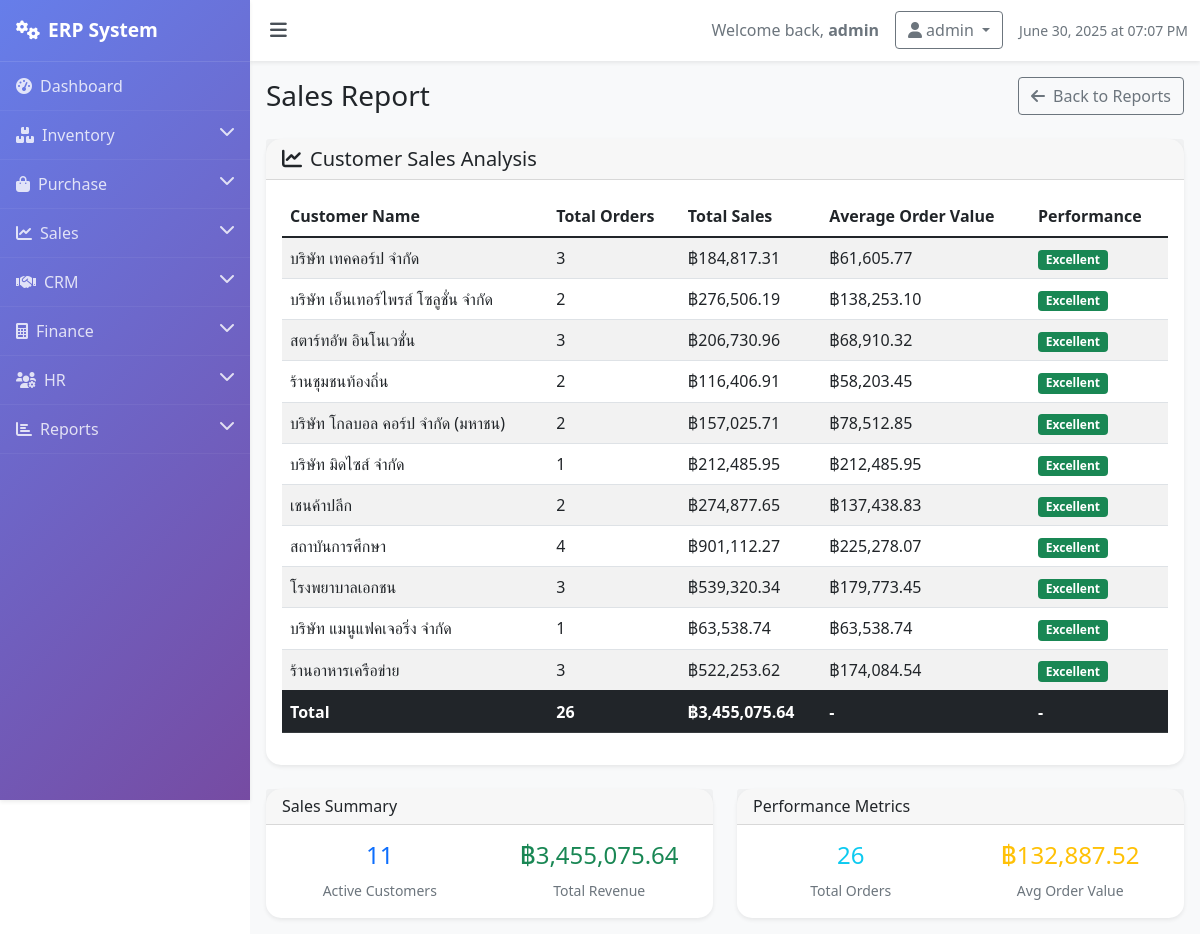
The page /reports/sales (signed in) on the database its author committed.
### models.py (models this page shows, shortened)
class Customer(db.Model):
    id = db.Column(db.Integer, primary_key=True)
    name = db.Column(db.String(100), nullable=False)
    email = db.Column(db.String(120), unique=True, nullable=False)
    phone = db.Column(db.String(20))
    address = db.Column(db.Text)
    customer_type = db.Column(db.String(20), default='regular')
    credit_limit = db.Column(db.Float, default=0.0)
    created_at = db.Column(db.DateTime, default=lambda: datetime.now(timezone.utc))
    sales_orders = db.relationship('SalesOrder', backref='customer', lazy=True)

### routes.py (the view)
    @app.route('/reports/sales')
    def sales_report():
        if 'user_id' not in session:
            return redirect(url_for('login'))
        sales_data = db.session.query(
            Customer.name,
            db.func.count(SalesOrder.id).label('order_count'),
            db.func.sum(SalesOrder.total_amount).label('total_sales')
        ).join(SalesOrder).group_by(Customer.id).all()
        total_revenue = sum(row[2] or 0 for row in sales_data)
        total_orders = sum(row[1] or 0 for row in sales_data)
        active_customers = len(sales_data)
        average_order_value = total_revenue / total_orders if total_orders > 0 else 0
        return render_template('reports/sales_report.html',
                             sales_data=sales_data,
                             total_revenue=total_revenue,
                             total_orders=total_orders,
                             active_customers=active_customers,
                             average_order_value=average_order_value)

### templates/reports/sales_report.html (shortened to what this page needs)
{% extends "base.html" %}
{% block content %}
<div class="d-flex justify-content-between align-items-center mb-4">
    <h1 class="h3 mb-0">Sales Report</h1>
    <a href="{{ url_for('reports') }}" class="btn btn-outline-secondary">
        <i class="fas fa-arrow-left me-2"></i>Back to Reports
    </a>
</div>
<div class="row mb-4">
    <div class="col-md-12">
        <div class="card">
            <div class="card-header">
                <h5 class="mb-0"><i class="fas fa-chart-line me-2"></i>Customer Sales Analysis</h5>
            </div>
            <div class="card-body">
                {% if sales_data %}
                <div class="table-responsive">
                    <table class="table table-striped">
                        <thead>
                            <tr>
                                <th>Customer Name</th>
                                <th>Total Orders</th>
                                <th>Total Sales</th>
                                <th>Average Order Value</th>
                                <th>Performance</th>
                            </tr>
                        </thead>
                        <tbody>
                            {% for data in sales_data %}
                            <tr>
                                <td>{{ data[0] }}</td>
                                <td>{{ data[1] }}</td>
                                <td>฿{{ "{:,.2f}".format(data[2] or 0) }}</td>
                                <td>฿{{ "{:,.2f}".format((data[2] or 0) / (data[1] if data[1] > 0 else 1)) }}</td>
                                <td>
                                    {% set total = data[2] or 0 %}
                                    {% if total > 5000 %}
                                        <span class="badge bg-success">Excellent</span>
                                    {% elif total > 2000 %}
                                        <span class="badge bg-info">Good</span>
                                    {% elif total > 500 %}
                                        <span class="badge bg-warning">Average</span>
                                    {% else %}
                                        <span class="badge bg-secondary">Low</span>
                                    {% endif %}
                                </td>
                            </tr>
                            {% endfor %}
                        </tbody>
                        <tfoot>
                            <tr class="table-dark">
                                <th>Total</th>
                                <th>{{ sales_data|sum(attribute=1) }}</th>
                                <th>฿{{ "{:,.2f}".format(sales_data|sum(attribute=2) or 0) }}</th>
                                <th>-</th>
                                <th>-</th>
                            </tr>
                        </tfoot>
                    </table>
                </div>
                {% else %}
                <div class="text-center py-4">
                    <i class="fas fa-chart-line fa-3x text-muted mb-3"></i>
                    <p class="text-muted">No sales data available. Create some sales orders to see the report.</p>
                    <a href="{{ url_for('add_sales_order') }}" class="btn btn-primary">Create Sales Order</a>
                </div>
                {% endif %}
            </div>
        </div>
    </div>
</div>
{% if sales_data %}
<div class="row">
    <div class="col-md-6">
        <div class="card">
            <div class="card-header">
                <h6 class="mb-0">Sales Summary</h6>
            </div>
            <div class="card-body">
                <div class="row">
                    <div class="col-6">
                        <div class="text-center">
                            <h4 class="text-primary">{{ active_customers }}</h4>
                            <small class="text-muted">Active Customers</small>
                        </div>
                    </div>
                    <div class="col-6">
                        <div class="text-center">
                            <h4 class="text-success">฿{{ "{:,.2f}".format(total_revenue or 0) }}</h4>
                            <small class="text-muted">Total Revenue</small>
                        </div>
                    </div>
                </div>
            </div>
        </div>
    </div>
    <div class="col-md-6">
        <div class="card">
            <div class="card-header">
                <h6 class="mb-0">Performance Metrics</h6>
            </div>
            <div class="card-body">
                <div class="row">
                    <div class="col-6">
                        <div class="text-center">
                            <h4 class="text-info">{{ total_orders }}</h4>
                            <small class="text-muted">Total Orders</small>
                        </div>
                    </div>
                    <div class="col-6">
                        <div class="text-center">
                            <h4 class="text-warning">฿{{ "{:,.2f}".format(average_order_value or 0) }}</h4>
                            <small class="text-muted">Avg Order Value</small>
                        </div>
                    </div>
                </div>
            </div>
        </div>
    </div>
</div>
{% endif %}
{% endblock %}

### templates/base.html (style rules this page uses)
body { overflow-x: hidden; }
.card { border: none; border-radius: 15px; box-shadow: 0 0.125rem 0.25rem rgba(0, 0, 0, 0.075); transition: transform 0.2s; }

### rows shown on the page
Customer: name "บริษัท เทคคอร์ป จำกัด", data "3", data "184,817.31", value "61,605.77"
Customer: name "บริษัท เอ็นเทอร์ไพรส์ โซลูชั่น จำกัด", data "2", data "276,506.19", value "138,253.10"
Customer: name "สตาร์ทอัพ อินโนเวชั่น", data "3", data "206,730.96", value "68,910.32"
Customer: name "ร้านชุมชนท้องถิ่น", data "2", data "116,406.91", value "58,203.45"
Customer: name "บริษัท โกลบอล คอร์ป จำกัด (มหาชน)", data "2", data "157,025.71", value "78,512.85"
Customer: name "บริษัท มิดไซส์ จำกัด", data "1", data "212,485.95", value "212,485.95"
Customer: name "เชนค้าปลีก", data "2", data "274,877.65", value "137,438.83"
Customer: name "สถาบันการศึกษา", data "4", data "901,112.27", value "225,278.07"
Customer: name "โรงพยาบาลเอกชน", data "3", data "539,320.34", value "179,773.45"
Customer: name "บริษัท แมนูแฟคเจอริ่ง จำกัด", data "1", data "63,538.74", value "63,538.74"
Customer: name "ร้านอาหารเครือข่าย", data "3", data "522,253.62", value "174,084.54"

### other values the page prints
{{ session.username }} "admin"
{{ sales_data|sum(attribute=1) }} "26"
{{ "{:,.2f}".format(sales_data|sum(attribute=2) or 0) }} "3,455,075.64"
{{ active_customers }} "11"
{{ "{:,.2f}".format(total_revenue or 0) }} "3,455,075.64"
{{ total_orders }} "26"
{{ "{:,.2f}".format(average_order_value or 0) }} "132,887.52"
